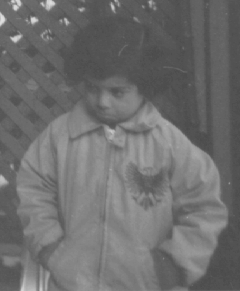
%> input picture images/pout.tif, 240 x 291 px, given in place of pout.png, which was not available
$ octave Lab2.m   (GNU Octave 9; MATLAB toolbox functions it lacks are replaced by stand-ins)
%> lines starting %> are read from the running program, lines starting %| are printed output that depends on the picture; pictures that were not available may be replaced by others from this repository, and a replacement may not be noted
pout = imread('pout.png');
%> pout is the input picture: size 291x240 uint8; min 74, max 224, mean 110.3
pout_imadjust = imadjust(pout);
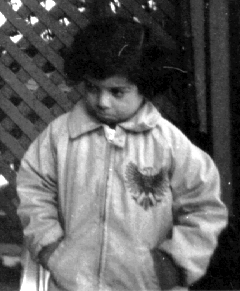
%> pout_imadjust: size 291x240 uint8; min 0, max 255, mean 98.7
pout_histeq = histeq(pout);
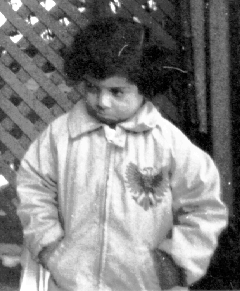
%> pout_histeq: size 291x240 uint8; min 0, max 255, mean 128.4
pout_adapthisteq = adapthisteq(pout);
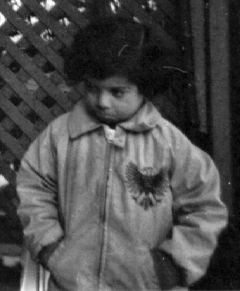
%> pout_adapthisteq: size 291x240 uint8; min 0, max 255, mean 75.2

montage({pout,pout_imadjust,pout_histeq,pout_adapthisteq},'Size',[1 4])
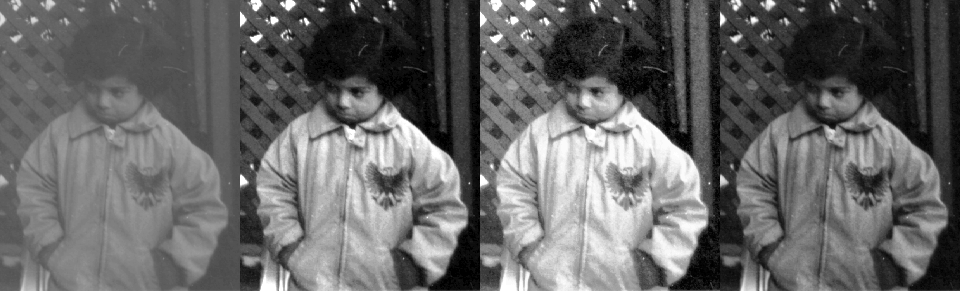
%> displayed picture: size 291x960, on the screen's scale of 0 to 255; min 0, max 255, mean 103.1
title("Original Image and Enhanced Images using imadjust, histeq, and adapthisteq")
